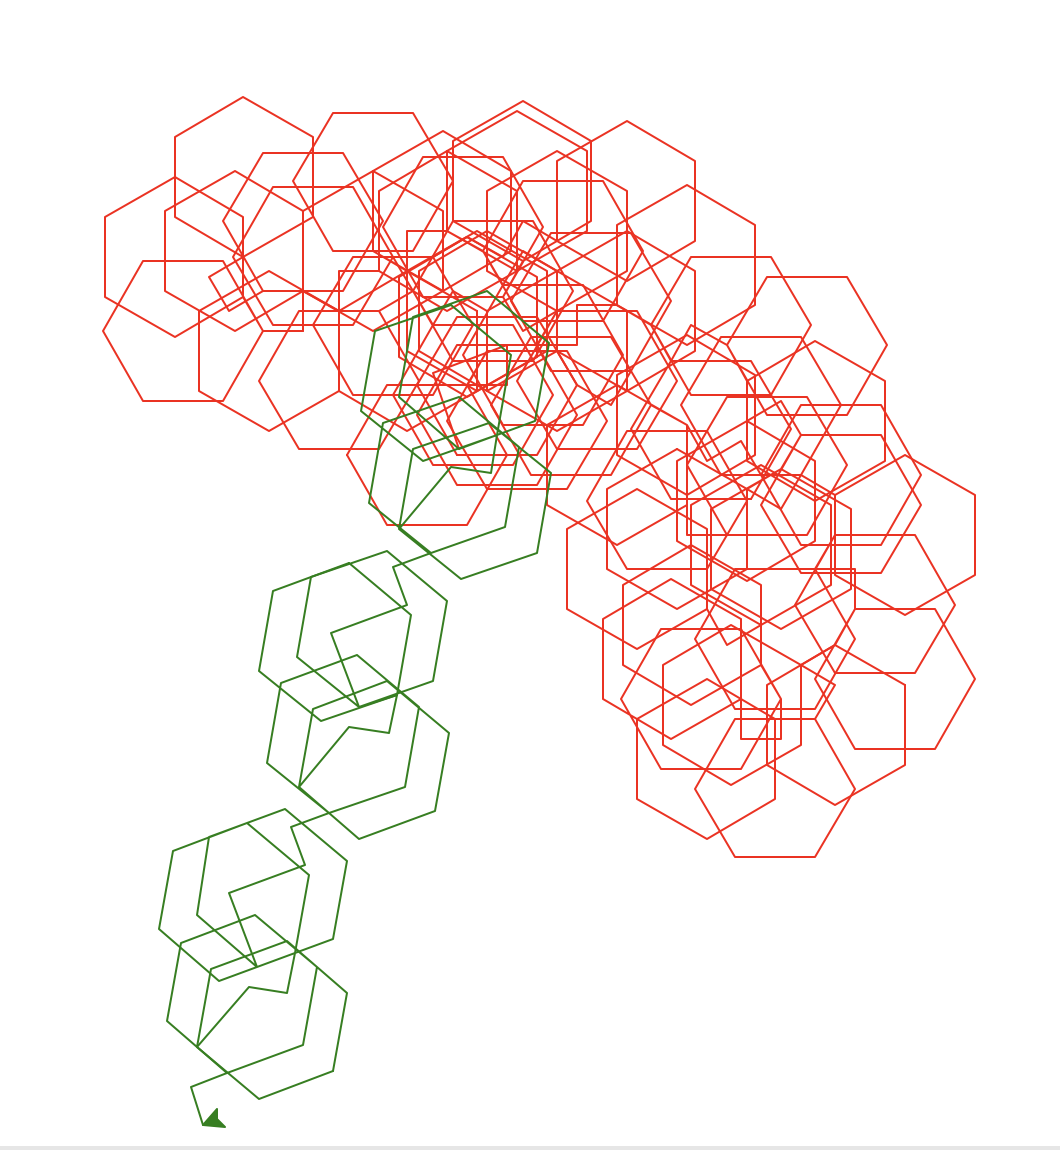

Write Python code to recreate this figure.
import turtle

def sierpinski(length, depth):
    if depth == 0:
        for i in range(6):
            turtle.color("red")
            turtle.forward(length*2)
            turtle.left(60)
    else:
        sierpinski(length, depth-1)
        turtle.forward(length)
        turtle.right(30)
        sierpinski(length, depth-1)
        turtle.forward(length)
        turtle.right(60)
        sierpinski(length, depth-1)
        turtle.backward(length)
        turtle.left(90)

def sierpinski2(length, depth):
    if depth == 0:
        for i in range(6):
            turtle.color("red")
            turtle.forward(length*2)
            turtle.left(60)
    else:
        sierpinski(length, depth-1)
        turtle.forward(length)
        turtle.left(30)
        sierpinski(length, depth-1)
        turtle.forward(length)
        turtle.left(60)
        sierpinski(length, depth-1)
        turtle.backward(length)
        turtle.right(90)

def sierpinski3(length, depth):
    if depth == 0:
        for i in range(6):
            turtle.color("green")
            turtle.forward(length*2)
            turtle.left(60)
    else:
        turtle.forward(length * 2)

        turtle.left(90)
        sierpinski3(length, depth-1)
        turtle.forward(length)
        turtle.left(60)
        sierpinski3(length, depth-1)
        turtle.backward(length)
        turtle.left(90)


def funcion():
    turtle.speed("fastest")
    sierpinski(20, 3)
    turtle.left(120)
    sierpinski2(20, 3)
    turtle.left(240)
    sierpinski(20, 2)
    turtle.left(200)
    sierpinski3(20, 2)
    sierpinski3(20, 2)
    sierpinski3(20, 2)
    turtle.done()

if __name__ == "__main__":
    funcion()
